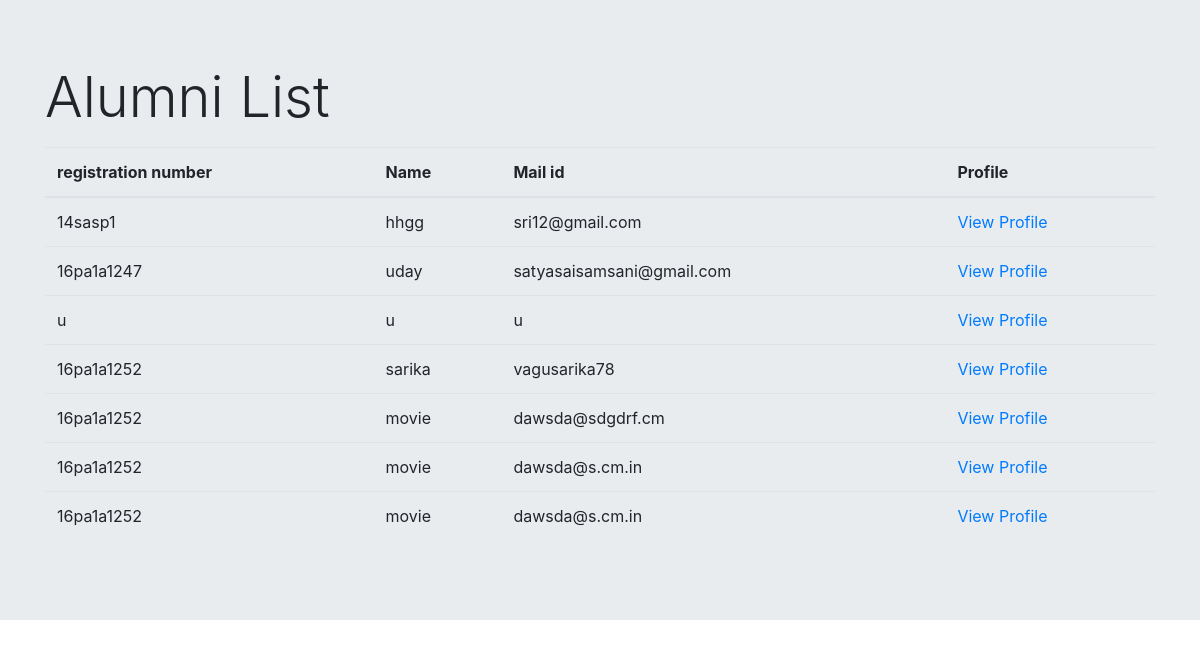
/ListFeed/, run on an earlier commit of the app's database.
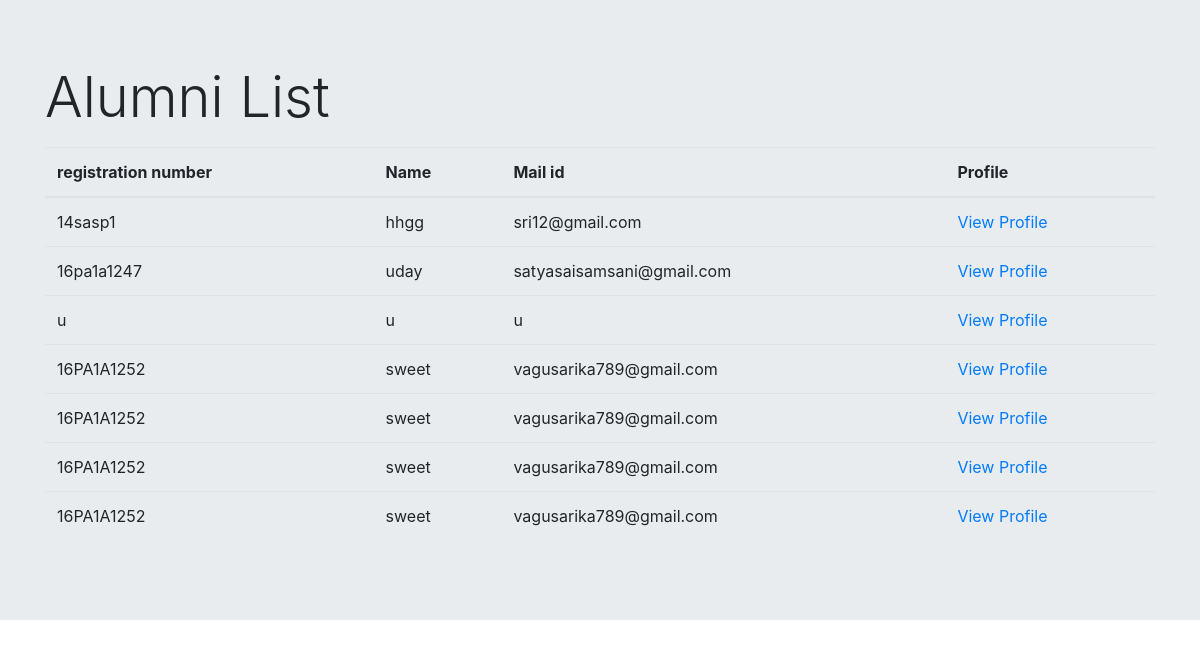
And on a later commit of the database.
### portal/models.py (models this page shows, shortened)
class AlumniInfo(models.Model):
    email_regex = RegexValidator(regex=r'^\w+@[a-zA-Z_]+?\.[a-zA-Z]{2,6}')
    phn_regex=RegexValidator(regex=r'^[0-9]{10}')
    regno_regex=RegexValidator(regex=r'^[0-9A-Z-]+')
    linkin_regex=RegexValidator(regex=r'^\w+://+www.linkedin.com+')
    git_regex=RegexValidator(regex=r'\w+://github.com+')
    name = models.CharField(max_length=12)
    reg_no = models.CharField(max_length=11,validators=[regno_regex])
    mail_id = models.CharField(max_length=36,validators=[email_regex])
    degree = models.CharField(max_length=12,choices=degree_choice)
    department = models.CharField(max_length=12,choices=dept_choice)
    company= models.CharField(max_length=12)
    experience = models.CharField(max_length=2,choices=experience_choice)
    location = models.CharField(max_length=12)
    linkedin = models.CharField(max_length=50,validators=[linkin_regex])
    github = models.CharField(max_length=36,validators=[git_regex])
    working_as = models.CharField(max_length=12)
    phn_no = models.CharField(validators=[phn_regex],max_length=10, default=0)
    description = models.TextField(null=True, blank=True)
    passed_out = models.PositiveIntegerField(default=2012)

### portal/views.py (the view)
# urls.py: path('ListFeed/',portalView.ListFeed.as_view(template_name='ListFeed.html'),name='list-feed'),
class ListFeed(ListView):
    model = AlumniInfo
    paginate_by = 15  # if pagination is desired
    def get_context_data(self, **kwargs):
        context = super().get_context_data(**kwargs)
        return context

### portal/templates/ListFeed.html (shortened to what this page needs)
<!DOCTYPE html>
<html lang="en">
<head>
    <link rel="stylesheet" href="https://stackpath.bootstrapcdn.com/bootstrap/4.1.2/css/bootstrap.min.css">
    <link rel="stylesheet" href="https://stackpath.bootstrapcdn.com/bootstrap/4.1.2/js/bootstrap.min.js">
    <link rel="stylesheet" href="https://stackpath.bootstrapcdn.com/bootstrap/4.1.2/js/bootstrap.bundle.min.js">
</head>
<body>
<div class="jumbotron jumbotron-fluid">
  <div class="container">
    <h1 class="display-4">Alumni List</h1>
    <p class="lead">
        <table class="table">
  <thead>
    <tr>
      <th scope="col">registration number</th>
      <th scope="col">Name</th>
      <th scope="col">Mail id</th>
        <th scope='col'>Profile</th>
    </tr>
  </thead>
  <tbody>
        {% for alumnus in object_list %}
            <tr>
            <td>{{ alumnus.reg_no }}</td>
            <td>{{ alumnus.name }}</td>
            <td>{{ alumnus.mail_id }}</td>
            <td><a href="{% url 'profile' alumnus.name %}">View Profile</a></td>
            </tr>
        {% endfor %}
  </tbody>
</table>
    </p>
  </div>
</div>
</body>
</html>

What changed in the data, as far as the page shows it:
removed AlumniInfo: reg_no "16pa1a1252", name "sarika", mail_id "vagusarika78"
removed AlumniInfo: reg_no "16pa1a1252", name "movie", mail_id "dawsda@sdgdrf.cm"
removed AlumniInfo: reg_no "16pa1a1252", name "movie", mail_id "dawsda@s.cm.in"
removed AlumniInfo: reg_no "16pa1a1252", name "movie", mail_id "dawsda@s.cm.in"
added AlumniInfo: reg_no "16PA1A1252", name "sweet", mail_id "vagusarika789@gmail.com"
added AlumniInfo: reg_no "16PA1A1252", name "sweet", mail_id "vagusarika789@gmail.com"
added AlumniInfo: reg_no "16PA1A1252", name "sweet", mail_id "vagusarika789@gmail.com"
added AlumniInfo: reg_no "16PA1A1252", name "sweet", mail_id "vagusarika789@gmail.com"
